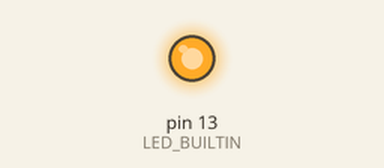
This sketch was run on a simulated Arduino Uno, built with avr-gcc and run on an emulated ATmega328P. Shown: output pins drawn as LEDs (lit = HIGH).

Above: at 3.0 s.
At 18.3 s:
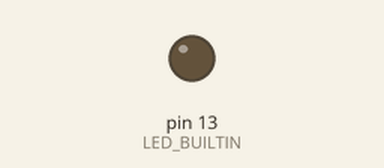
Timing chart, 0 to 19.4 s (numbered marks = the images above):
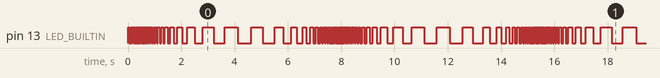

Measured:
- by itself, pin 13 (LED_BUILTIN): moves between LOW and HIGH, repeating every 15.0 s
- by itself, everything shown: repeats every 15.0 s, in 74 steps

The sketch:

sineWaveBlink.ino
```cpp
float slope, count, interval, currentSin;
int minFreq, maxFreq;

void setup() {
  Serial.begin(9600);
  minFreq = 2;
  maxFreq = 50;
  slope = (maxFreq - minFreq) / 2;
  pinMode(LED_BUILTIN, OUTPUT);
  interval = 0.08;
  count = -interval;
}

float newSinValue(){
  count += interval;
  return sin(2*PI*count/3)+1;
}

void loop() {
  digitalWrite(LED_BUILTIN, HIGH);
  delay(1000/(slope*(currentSin = newSinValue()) + minFreq));
  digitalWrite(LED_BUILTIN, LOW);
  delay(1000/(slope*currentSin + minFreq));
}
```
